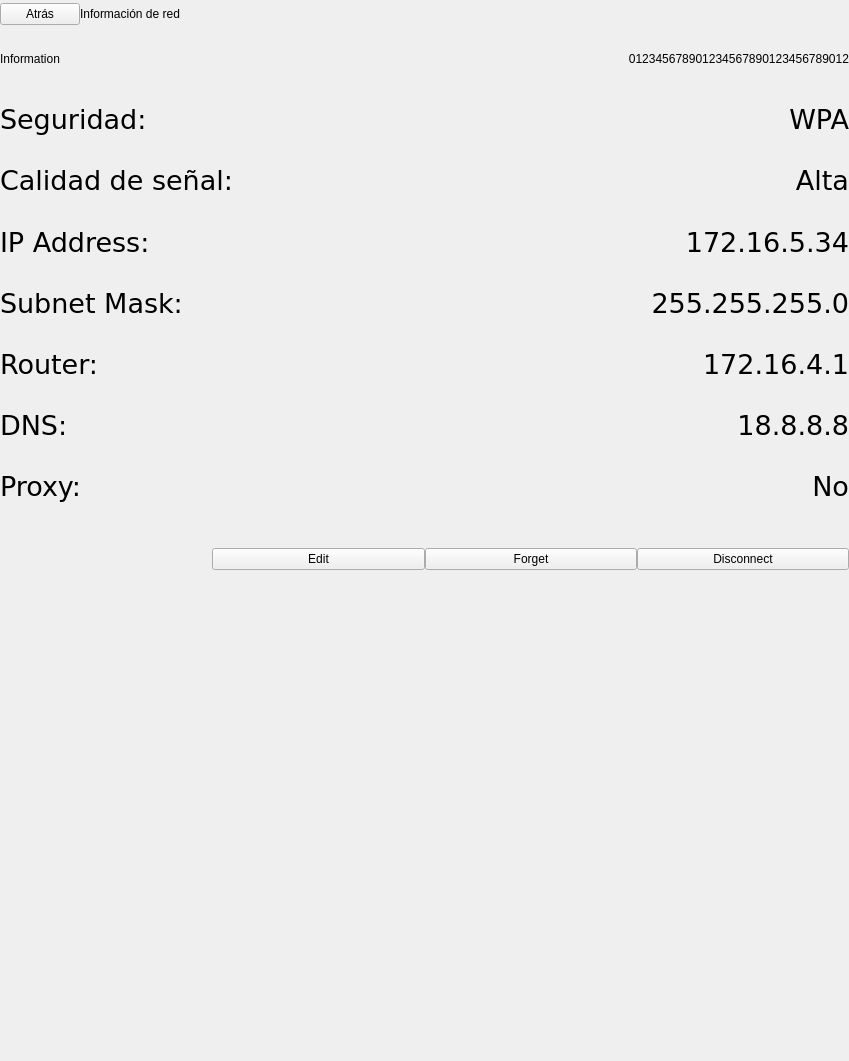
<?xml version="1.0" encoding="UTF-8"?>
<ui version="4.0">
 <class>SettingsWiFiDetail</class>
 <widget class="QWidget" name="SettingsWiFiDetail">
  <property name="geometry">
   <rect>
    <x>0</x>
    <y>0</y>
    <width>849</width>
    <height>1061</height>
   </rect>
  </property>
  <property name="windowTitle">
   <string>Form</string>
  </property>
  <property name="styleSheet">
   <string notr="true" />
  </property>
  <layout class="QVBoxLayout" name="verticalLayout">
   <property name="spacing">
    <number>0</number>
   </property>
   <property name="margin">
    <number>0</number>
   </property>
   <item>
    <widget class="QWidget" name="QSettingHeader" native="true">
     <property name="minimumSize">
      <size>
       <width>0</width>
       <height>0</height>
      </size>
     </property>
     <property name="maximumSize">
      <size>
       <width>141421</width>
       <height>141421</height>
      </size>
     </property>
     <layout class="QHBoxLayout" name="horizontalLayout_5">
      <property name="spacing">
       <number>0</number>
      </property>
      <property name="margin">
       <number>0</number>
      </property>
      <item>
       <widget class="QWidget" name="settingsSectionHeader" native="true">
        <layout class="QHBoxLayout" name="horizontalLayout_8">
         <property name="spacing">
          <number>0</number>
         </property>
         <property name="margin">
          <number>0</number>
         </property>
         <item>
          <widget class="SilentQPushButton" name="backBtn">
           <property name="focusPolicy">
            <enum>Qt::NoFocus</enum>
           </property>
           <property name="text">
            <string>Atr&#225;s</string>
           </property>
          </widget>
         </item>
         <item>
          <widget class="QLabel" name="sectionTitleLbl">
           <property name="minimumSize">
            <size>
             <width>0</width>
             <height>0</height>
            </size>
           </property>
           <property name="maximumSize">
            <size>
             <width>16777215</width>
             <height>14142</height>
            </size>
           </property>
           <property name="text">
            <string>Informaci&#243;n de red</string>
           </property>
          </widget>
         </item>
         <item>
          <spacer name="horizontalSpacer_9">
           <property name="orientation">
            <enum>Qt::Horizontal</enum>
           </property>
           <property name="sizeHint" stdset="0">
            <size>
             <width>57</width>
             <height>28</height>
            </size>
           </property>
          </spacer>
         </item>
        </layout>
       </widget>
      </item>
     </layout>
    </widget>
   </item>
   <item>
    <widget class="QFrame" name="settingsMarginTop">
     <property name="frameShape">
      <enum>QFrame::StyledPanel</enum>
     </property>
     <property name="frameShadow">
      <enum>QFrame::Raised</enum>
     </property>
    </widget>
   </item>
   <item>
    <widget class="QWidget" name="settingsMenuListCont" native="true">
     <layout class="QGridLayout" name="settingsMenuListCont22">
      <property name="margin">
       <number>0</number>
      </property>
      <property name="spacing">
       <number>0</number>
      </property>
      <item column="0" row="4">
       <widget class="QLabel" name="ipAddress">
        <property name="sizePolicy">
         <sizepolicy hsizetype="Preferred" vsizetype="Expanding">
          <horstretch>0</horstretch>
          <verstretch>0</verstretch>
         </sizepolicy>
        </property>
        <property name="font">
         <font>
          <family>DejaVu Sans</family>
          <pointsize>20</pointsize>
         </font>
        </property>
        <property name="text">
         <string>IP Address:</string>
        </property>
        <property name="alignment">
         <set>Qt::AlignLeading|Qt::AlignLeft|Qt::AlignVCenter</set>
        </property>
       </widget>
      </item>
      <item column="0" row="7">
       <widget class="QLabel" name="dns">
        <property name="sizePolicy">
         <sizepolicy hsizetype="Preferred" vsizetype="Expanding">
          <horstretch>0</horstretch>
          <verstretch>0</verstretch>
         </sizepolicy>
        </property>
        <property name="font">
         <font>
          <family>DejaVu Sans</family>
          <pointsize>20</pointsize>
         </font>
        </property>
        <property name="text">
         <string>DNS:</string>
        </property>
        <property name="alignment">
         <set>Qt::AlignLeading|Qt::AlignLeft|Qt::AlignVCenter</set>
        </property>
       </widget>
      </item>
      <item column="1" row="4">
       <widget class="QLabel" name="ipAddressEdit">
        <property name="sizePolicy">
         <sizepolicy hsizetype="Preferred" vsizetype="Expanding">
          <horstretch>0</horstretch>
          <verstretch>0</verstretch>
         </sizepolicy>
        </property>
        <property name="font">
         <font>
          <family>DejaVu Sans</family>
          <pointsize>20</pointsize>
         </font>
        </property>
        <property name="text">
         <string notr="true">172.16.5.34</string>
        </property>
        <property name="alignment">
         <set>Qt::AlignRight|Qt::AlignTrailing|Qt::AlignVCenter</set>
        </property>
       </widget>
      </item>
      <item column="0" row="3">
       <widget class="QLabel" name="signal">
        <property name="sizePolicy">
         <sizepolicy hsizetype="Preferred" vsizetype="Expanding">
          <horstretch>0</horstretch>
          <verstretch>0</verstretch>
         </sizepolicy>
        </property>
        <property name="font">
         <font>
          <family>DejaVu Sans</family>
          <pointsize>20</pointsize>
         </font>
        </property>
        <property name="text">
         <string>Calidad de se&#241;al:</string>
        </property>
        <property name="alignment">
         <set>Qt::AlignLeading|Qt::AlignLeft|Qt::AlignVCenter</set>
        </property>
       </widget>
      </item>
      <item column="0" row="8">
       <widget class="QLabel" name="Proxy">
        <property name="sizePolicy">
         <sizepolicy hsizetype="Preferred" vsizetype="Expanding">
          <horstretch>0</horstretch>
          <verstretch>0</verstretch>
         </sizepolicy>
        </property>
        <property name="font">
         <font>
          <family>DejaVu Sans</family>
          <pointsize>20</pointsize>
         </font>
        </property>
        <property name="text">
         <string>Proxy:</string>
        </property>
        <property name="alignment">
         <set>Qt::AlignLeading|Qt::AlignLeft|Qt::AlignVCenter</set>
        </property>
       </widget>
      </item>
      <item column="1" row="2">
       <widget class="QLabel" name="security_data">
        <property name="sizePolicy">
         <sizepolicy hsizetype="Preferred" vsizetype="Expanding">
          <horstretch>0</horstretch>
          <verstretch>0</verstretch>
         </sizepolicy>
        </property>
        <property name="font">
         <font>
          <family>DejaVu Sans</family>
          <pointsize>20</pointsize>
         </font>
        </property>
        <property name="text">
         <string>WPA</string>
        </property>
        <property name="alignment">
         <set>Qt::AlignRight|Qt::AlignTrailing|Qt::AlignVCenter</set>
        </property>
       </widget>
      </item>
      <item column="0" row="6">
       <widget class="QLabel" name="router">
        <property name="sizePolicy">
         <sizepolicy hsizetype="Preferred" vsizetype="Expanding">
          <horstretch>0</horstretch>
          <verstretch>0</verstretch>
         </sizepolicy>
        </property>
        <property name="font">
         <font>
          <family>DejaVu Sans</family>
          <pointsize>20</pointsize>
         </font>
        </property>
        <property name="text">
         <string>Router:</string>
        </property>
        <property name="alignment">
         <set>Qt::AlignLeading|Qt::AlignLeft|Qt::AlignVCenter</set>
        </property>
       </widget>
      </item>
      <item column="1" row="5">
       <widget class="QLabel" name="subnetEdit">
        <property name="sizePolicy">
         <sizepolicy hsizetype="Preferred" vsizetype="Expanding">
          <horstretch>0</horstretch>
          <verstretch>0</verstretch>
         </sizepolicy>
        </property>
        <property name="font">
         <font>
          <family>DejaVu Sans</family>
          <pointsize>20</pointsize>
         </font>
        </property>
        <property name="text">
         <string notr="true">255.255.255.0</string>
        </property>
        <property name="alignment">
         <set>Qt::AlignRight|Qt::AlignTrailing|Qt::AlignVCenter</set>
        </property>
       </widget>
      </item>
      <item column="0" row="2">
       <widget class="QLabel" name="security">
        <property name="sizePolicy">
         <sizepolicy hsizetype="Preferred" vsizetype="Expanding">
          <horstretch>0</horstretch>
          <verstretch>0</verstretch>
         </sizepolicy>
        </property>
        <property name="font">
         <font>
          <family>DejaVu Sans</family>
          <pointsize>20</pointsize>
         </font>
        </property>
        <property name="text">
         <string>Seguridad:</string>
        </property>
        <property name="alignment">
         <set>Qt::AlignLeading|Qt::AlignLeft|Qt::AlignVCenter</set>
        </property>
       </widget>
      </item>
      <item column="1" row="7">
       <widget class="QLabel" name="dnsEdit">
        <property name="sizePolicy">
         <sizepolicy hsizetype="Preferred" vsizetype="Expanding">
          <horstretch>0</horstretch>
          <verstretch>0</verstretch>
         </sizepolicy>
        </property>
        <property name="font">
         <font>
          <family>DejaVu Sans</family>
          <pointsize>20</pointsize>
         </font>
        </property>
        <property name="text">
         <string notr="true">18.8.8.8</string>
        </property>
        <property name="alignment">
         <set>Qt::AlignRight|Qt::AlignTrailing|Qt::AlignVCenter</set>
        </property>
       </widget>
      </item>
      <item column="1" row="8">
       <widget class="QLabel" name="Proxy_data">
        <property name="sizePolicy">
         <sizepolicy hsizetype="Preferred" vsizetype="Expanding">
          <horstretch>0</horstretch>
          <verstretch>0</verstretch>
         </sizepolicy>
        </property>
        <property name="font">
         <font>
          <family>DejaVu Sans</family>
          <pointsize>20</pointsize>
         </font>
        </property>
        <property name="text">
         <string>No</string>
        </property>
        <property name="alignment">
         <set>Qt::AlignRight|Qt::AlignTrailing|Qt::AlignVCenter</set>
        </property>
       </widget>
      </item>
      <item column="0" row="5">
       <widget class="QLabel" name="subnetMask">
        <property name="sizePolicy">
         <sizepolicy hsizetype="Preferred" vsizetype="Expanding">
          <horstretch>0</horstretch>
          <verstretch>0</verstretch>
         </sizepolicy>
        </property>
        <property name="font">
         <font>
          <family>DejaVu Sans</family>
          <pointsize>20</pointsize>
         </font>
        </property>
        <property name="text">
         <string>Subnet Mask:</string>
        </property>
        <property name="alignment">
         <set>Qt::AlignLeading|Qt::AlignLeft|Qt::AlignVCenter</set>
        </property>
       </widget>
      </item>
      <item column="1" row="3">
       <widget class="QLabel" name="signal_data">
        <property name="sizePolicy">
         <sizepolicy hsizetype="Preferred" vsizetype="Expanding">
          <horstretch>0</horstretch>
          <verstretch>0</verstretch>
         </sizepolicy>
        </property>
        <property name="font">
         <font>
          <family>DejaVu Sans</family>
          <pointsize>20</pointsize>
         </font>
        </property>
        <property name="text">
         <string>Alta</string>
        </property>
        <property name="alignment">
         <set>Qt::AlignRight|Qt::AlignTrailing|Qt::AlignVCenter</set>
        </property>
       </widget>
      </item>
      <item column="1" row="6">
       <widget class="QLabel" name="routerEdit">
        <property name="sizePolicy">
         <sizepolicy hsizetype="Preferred" vsizetype="Expanding">
          <horstretch>0</horstretch>
          <verstretch>0</verstretch>
         </sizepolicy>
        </property>
        <property name="font">
         <font>
          <family>DejaVu Sans</family>
          <pointsize>20</pointsize>
         </font>
        </property>
        <property name="text">
         <string notr="true">172.16.4.1</string>
        </property>
        <property name="alignment">
         <set>Qt::AlignRight|Qt::AlignTrailing|Qt::AlignVCenter</set>
        </property>
       </widget>
      </item>
      <item column="0" row="1">
       <widget class="QLabel" name="wifiStatusTit">
        <property name="sizePolicy">
         <sizepolicy hsizetype="Preferred" vsizetype="Expanding">
          <horstretch>0</horstretch>
          <verstretch>0</verstretch>
         </sizepolicy>
        </property>
        <property name="text">
         <string>Information</string>
        </property>
        <property name="alignment">
         <set>Qt::AlignLeading|Qt::AlignLeft|Qt::AlignVCenter</set>
        </property>
       </widget>
      </item>
      <item column="1" row="1">
       <widget class="QLabel" name="wifiNameLabel">
        <property name="sizePolicy">
         <sizepolicy hsizetype="Preferred" vsizetype="Expanding">
          <horstretch>0</horstretch>
          <verstretch>0</verstretch>
         </sizepolicy>
        </property>
        <property name="text">
         <string notr="true">012345678901234567890123456789012</string>
        </property>
        <property name="alignment">
         <set>Qt::AlignRight|Qt::AlignTrailing|Qt::AlignVCenter</set>
        </property>
        <property name="wordWrap">
         <bool>true</bool>
        </property>
       </widget>
      </item>
     </layout>
    </widget>
   </item>
   <item>
    <spacer name="verticalSpacer">
     <property name="orientation">
      <enum>Qt::Vertical</enum>
     </property>
     <property name="sizeType">
      <enum>QSizePolicy::Fixed</enum>
     </property>
     <property name="sizeHint" stdset="0">
      <size>
       <width>0</width>
       <height>28</height>
      </size>
     </property>
    </spacer>
   </item>
   <item>
    <widget class="QFrame" name="ButtonsContEdit">
     <layout class="QHBoxLayout" name="horizontalLayout_2">
      <property name="spacing">
       <number>0</number>
      </property>
      <property name="margin">
       <number>0</number>
      </property>
      <item>
       <spacer name="horizontalSpacer_7">
        <property name="orientation">
         <enum>Qt::Horizontal</enum>
        </property>
        <property name="sizeHint" stdset="0">
         <size>
          <width>57</width>
          <height>28</height>
         </size>
        </property>
       </spacer>
      </item>
      <item>
       <widget class="FastQPushButton" name="edit_Btn">
        <property name="sizePolicy">
         <sizepolicy hsizetype="Expanding" vsizetype="Fixed">
          <horstretch>0</horstretch>
          <verstretch>0</verstretch>
         </sizepolicy>
        </property>
        <property name="minimumSize">
         <size>
          <width>0</width>
          <height>0</height>
         </size>
        </property>
        <property name="maximumSize">
         <size>
          <width>16777215</width>
          <height>16777215</height>
         </size>
        </property>
        <property name="styleSheet">
         <string notr="true" />
        </property>
        <property name="text">
         <string>Edit</string>
        </property>
       </widget>
      </item>
      <item>
       <widget class="FastQPushButton" name="forgetBtn">
        <property name="sizePolicy">
         <sizepolicy hsizetype="Expanding" vsizetype="Fixed">
          <horstretch>0</horstretch>
          <verstretch>0</verstretch>
         </sizepolicy>
        </property>
        <property name="minimumSize">
         <size>
          <width>0</width>
          <height>0</height>
         </size>
        </property>
        <property name="maximumSize">
         <size>
          <width>16777215</width>
          <height>16777215</height>
         </size>
        </property>
        <property name="styleSheet">
         <string notr="true" />
        </property>
        <property name="text">
         <string>Forget</string>
        </property>
       </widget>
      </item>
      <item>
       <widget class="FastQPushButton" name="disconnectBtn">
        <property name="sizePolicy">
         <sizepolicy hsizetype="Expanding" vsizetype="Fixed">
          <horstretch>0</horstretch>
          <verstretch>0</verstretch>
         </sizepolicy>
        </property>
        <property name="minimumSize">
         <size>
          <width>0</width>
          <height>0</height>
         </size>
        </property>
        <property name="maximumSize">
         <size>
          <width>16777215</width>
          <height>16777215</height>
         </size>
        </property>
        <property name="styleSheet">
         <string notr="true" />
        </property>
        <property name="text">
         <string>Disconnect</string>
        </property>
       </widget>
      </item>
     </layout>
    </widget>
   </item>
   <item>
    <spacer name="verticalSpacer_2">
     <property name="orientation">
      <enum>Qt::Vertical</enum>
     </property>
     <property name="sizeHint" stdset="0">
      <size>
       <width>28</width>
       <height>57</height>
      </size>
     </property>
    </spacer>
   </item>
  </layout>
 </widget>
 <customwidgets>
  <customwidget>
   <class>SilentQPushButton</class>
   <extends>QPushButton</extends>
   <header>SilentQPushButton.h</header>
  </customwidget>
  <customwidget>
   <class>FastQPushButton</class>
   <extends>QPushButton</extends>
   <header>FastQPushButton.h</header>
  </customwidget>
 </customwidgets>
 <resources />
 <connections />
</ui>
